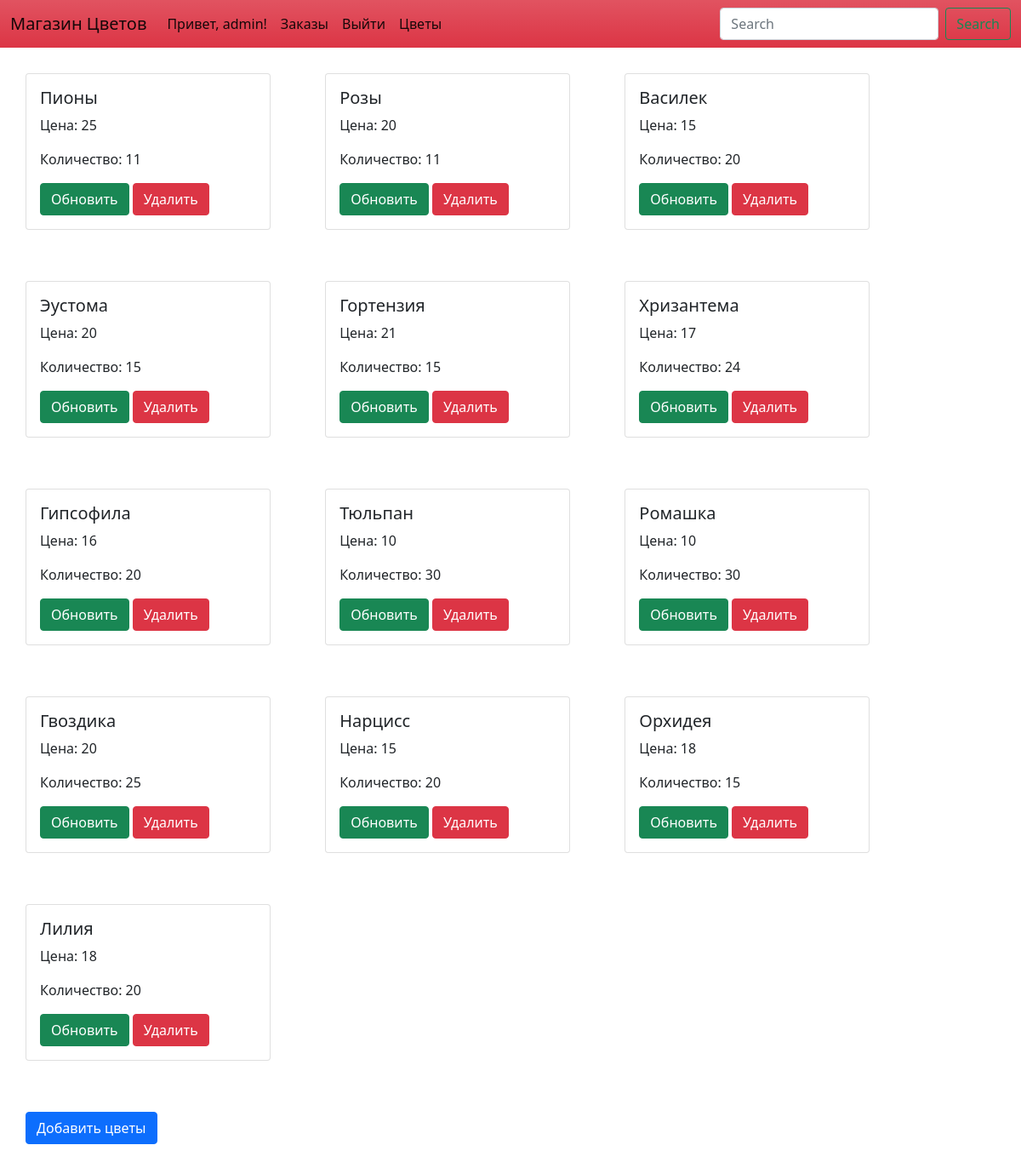
The app's page /flowers/ (signed in) with its own data.
### store/models.py (models this page shows, shortened)
class Flower(models.Model):
    name = models.CharField(max_length=30, null=False, blank=False)
    price = models.IntegerField(null=False, blank=False)
    quantity = models.IntegerField(null=False, blank=False)
    def __str__(self):
        return self.name

### store/views.py (the view)
# urls.py: path('flowers/', views.FlowerList.as_view(), name="flowers"),
class FlowerList(ListView):
    model = Flower
    template_name = "flower_list.html"

### templates/flower_list.html (shortened to what this page needs)
{% extends 'base.html' %}
{% block content%}
    {% for object in object_list %}
    <div class="card" style="width: 18rem; margin: 30px; display:inline-block;">
        <div class="card-body">
          <h5 class="card-title">{{object}}</h5>
          <p class="card-text">Цена: {{object.price}}</p>
          <p class="card-text">Количество: {{object.quantity}}</p>
          {% if user.is_staff%}
          <a href="{% url 'update_flower' object.id %}" class="btn btn-success">Обновить</a>
          <a href="{% url 'delete_flower' object.id %}" class="btn btn-danger">Удалить</a>
          {% else %}
          <a href="{% url 'make_order' object.id %}" class="btn btn-primary">Заказать</a>
          <a href="{% url 'add_to_favorite' object.id %}" class="btn btn-primary">Добавить в избранное</a>
          {% endif%}
        </div>
      </div>
    {% endfor %}
    <br>
    {% if user.is_staff%}
    <a href="#" class="btn btn-primary" style="margin: 30px;">Добавить цветы</a>
    {% endif %}
{%endblock%}

### templates/base.html (shortened to what this page needs)
<!doctype html>
<html lang="en">
  <head>
    <link href="https://cdn.jsdelivr.net/npm/bootstrap@5.0.2/dist/css/bootstrap.min.css" rel="stylesheet">
  </head>
  <body class="{% block body_class %}{% endblock %}">
    <nav class="navbar navbar-expand-lg navbar-light bg-danger bg-gradient" style="color: white;">
        <div class="container-fluid">
          <a class="navbar-brand " href="#">Магазин Цветов</a>
          <div class="collapse navbar-collapse" id="navbarSupportedContent">
            <ul class="navbar-nav me-auto mb-2 mb-lg-0">
              {% if user.is_authenticated%}
                <li class="nav-item">
                  <a class="nav-link active" aria-current="page" href="{% url 'profile' %}">Привет, {{user.username}}!</a>
                </li>
                {% if user.is_staff %}
                  <li class="nav-item">
                    <a class="nav-link active" aria-current="page" href="{% url 'order_list' %}">Заказы</a>
                  </li>
                {% endif %}
                <li class="nav-item">
                  <a class="nav-link active" aria-current="page" href="{% url 'logout'%}">Выйти</a>
                </li>
              {% endif %}
              <li class="nav-item">
                <a class="nav-link active" href="{% url 'flowers'%}">Цветы</a>
              </li>
            </ul>
            <form class="d-flex">
              <input class="form-control me-2" type="search" placeholder="Search" aria-label="Search">
              <button class="btn btn-outline-success" type="submit">Search</button>
            </form>
          </div>
        </div>
      </nav>
    {% block content %}
    {% endblock %}
  </body>
</html>

### records on screen
Flower: name "Пионы", price "25", quantity "11"
Flower: name "Розы", price "20", quantity "11"
Flower: name "Василек", price "15", quantity "20"
Flower: name "Эустома", price "20", quantity "15"
Flower: name "Гортензия", price "21", quantity "15"
Flower: name "Хризантема", price "17", quantity "24"
Flower: name "Гипсофила", price "16", quantity "20"
Flower: name "Тюльпан", price "10", quantity "30"
Flower: name "Ромашка", price "10", quantity "30"
Flower: name "Гвоздика", price "20", quantity "25"
Flower: name "Нарцисс", price "15", quantity "20"
Flower: name "Орхидея", price "18", quantity "15"
Flower: name "Лилия", price "18", quantity "20"

### other values on screen
{{ user.username }} "admin"
